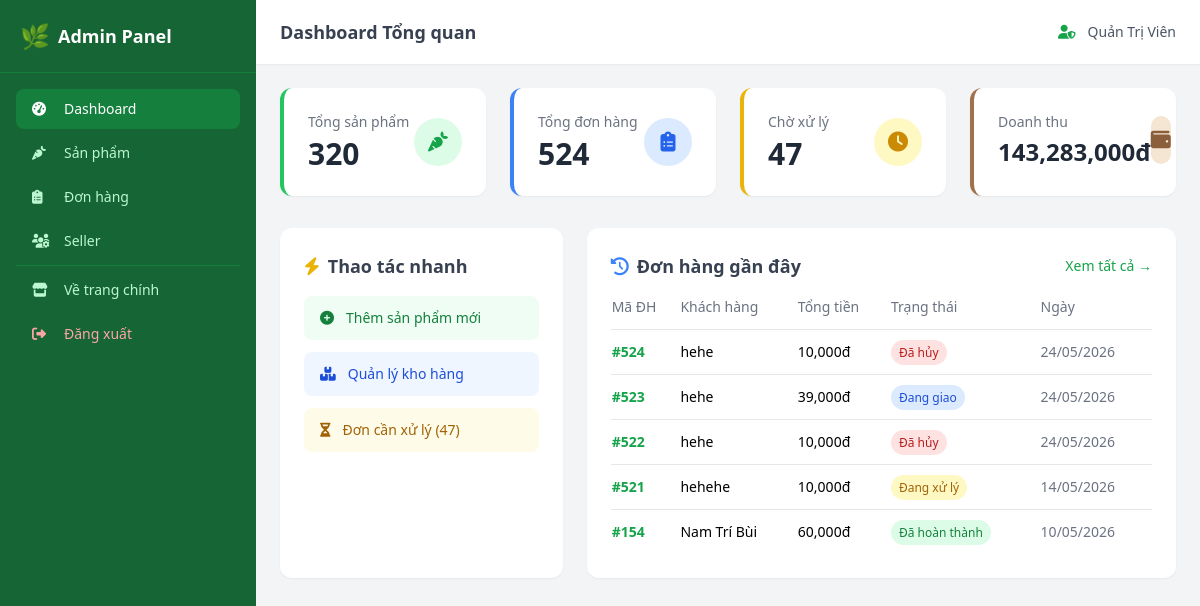
The page /admin (signed in) on the database its author committed.
### models.py (models this page shows, shortened)
class User(UserMixin, db.Model):
    __tablename__ = 'users'
    id = db.Column(db.Integer, primary_key=True)
    username = db.Column(db.String(80), unique=True, nullable=False, index=True)
    email = db.Column(db.String(120), unique=True, nullable=False, index=True)
    password_hash = db.Column(db.String(256), nullable=False)
    full_name = db.Column(db.String(150), nullable=False)
    phone = db.Column(db.String(20), nullable=True)
    address = db.Column(db.String(300), nullable=True)
    role = db.Column(db.String(20), nullable=False, default='buyer')  # 'admin' | 'seller' | 'buyer'
    is_active = db.Column(db.Boolean, default=True)
    created_at = db.Column(db.DateTime, default=datetime.utcnow)
    orders = db.relationship('Order', backref='customer', lazy='dynamic')
    products = db.relationship('Product', backref='seller', lazy='dynamic', foreign_keys='Product.seller_id')
    def is_admin(self):
        return self.role == 'admin'

class Order(db.Model):
    __tablename__ = 'orders'
    id = db.Column(db.Integer, primary_key=True)
    user_id = db.Column(db.Integer, db.ForeignKey('users.id'), nullable=False)
    order_date = db.Column(db.DateTime, default=datetime.utcnow)
    status = db.Column(db.String(30), nullable=False, default='Đang xử lý')
    total_amount = db.Column(db.Float, nullable=False, default=0)
    shipping_name = db.Column(db.String(150), nullable=False)
    shipping_phone = db.Column(db.String(20), nullable=False)
    shipping_address = db.Column(db.String(500), nullable=False)
    note = db.Column(db.Text, nullable=True)
    admin_confirmed_at = db.Column(db.DateTime, nullable=True)
    items = db.relationship('OrderItem', backref='order', lazy='joined', cascade='all, delete-orphan')
    payment = db.relationship('Payment', backref='order', uselist=False, cascade='all, delete-orphan')

### app.py (the view)
@app.route('/admin')
@admin_required
def admin_dashboard():
    total_products = Product.query.count()
    total_orders = Order.query.count()
    total_users = User.query.filter_by(role='buyer').count()
    total_sellers = User.query.filter_by(role='seller').count()
    pending_orders = Order.query.filter_by(status='Đang xử lý').count()
    recent_orders = Order.query.order_by(Order.order_date.desc()).limit(5).all()
    revenue = db.session.query(db.func.sum(Order.total_amount)).filter(
        Order.status != 'Đã hủy'
    ).scalar() or 0
    total_conversations = AIConversation.query.count()
    return render_template('admin/dashboard.html',
                           total_products=total_products,
                           total_orders=total_orders,
                           total_users=total_users,
                           total_sellers=total_sellers,
                           pending_orders=pending_orders,
                           recent_orders=recent_orders,
                           revenue=revenue,
                           total_conversations=total_conversations)

### app.py (called while the page is built)
@login_manager.user_loader
def load_user(user_id):
    return db.session.get(User, int(user_id))

def admin_required(f):
    @wraps(f)
    @login_required
    def decorated_function(*args, **kwargs):
        if not current_user.is_admin():
            abort(403)
        return f(*args, **kwargs)
    return decorated_function

@app.context_processor
def inject_cart_count():
    cart = session.get('cart', {})
    count = sum(item['quantity'] for item in cart.values())
    return dict(cart_count=count, image_url=build_image_url)

### templates/admin/dashboard.html (shortened to what this page needs)
{% extends 'admin/base_admin.html' %}
{% block page_title %}Dashboard Tổng quan{% endblock %}
{% block admin_content %}
<div class="grid grid-cols-1 sm:grid-cols-2 lg:grid-cols-4 gap-6 mb-8">
    <div class="bg-white rounded-xl shadow-sm p-6 border-l-4 border-green-brand-500">
        <div class="flex items-center justify-between">
            <div>
                <p class="text-sm text-gray-500">Tổng sản phẩm</p>
                <p class="text-3xl font-bold text-gray-800 mt-1">{{ total_products }}</p>
            </div>
            <div class="w-12 h-12 bg-green-brand-100 rounded-full flex items-center justify-center">
                <i class="fas fa-carrot text-green-brand-600 text-xl"></i>
            </div>
        </div>
    </div>
    <div class="bg-white rounded-xl shadow-sm p-6 border-l-4 border-blue-500">
        <div class="flex items-center justify-between">
            <div>
                <p class="text-sm text-gray-500">Tổng đơn hàng</p>
                <p class="text-3xl font-bold text-gray-800 mt-1">{{ total_orders }}</p>
            </div>
            <div class="w-12 h-12 bg-blue-100 rounded-full flex items-center justify-center">
                <i class="fas fa-clipboard-list text-blue-600 text-xl"></i>
            </div>
        </div>
    </div>
    <div class="bg-white rounded-xl shadow-sm p-6 border-l-4 border-yellow-500">
        <div class="flex items-center justify-between">
            <div>
                <p class="text-sm text-gray-500">Chờ xử lý</p>
                <p class="text-3xl font-bold text-gray-800 mt-1">{{ pending_orders }}</p>
            </div>
            <div class="w-12 h-12 bg-yellow-100 rounded-full flex items-center justify-center">
                <i class="fas fa-clock text-yellow-600 text-xl"></i>
            </div>
        </div>
    </div>
    <div class="bg-white rounded-xl shadow-sm p-6 border-l-4 border-earth-500">
        <div class="flex items-center justify-between">
            <div>
                <p class="text-sm text-gray-500">Doanh thu</p>
                <p class="text-2xl font-bold text-gray-800 mt-1">{{ "{:,.0f}".format(revenue) }}đ</p>
            </div>
            <div class="w-12 h-12 bg-earth-100 rounded-full flex items-center justify-center">
                <i class="fas fa-wallet text-earth-600 text-xl"></i>
            </div>
        </div>
    </div>
</div>
<div class="grid grid-cols-1 lg:grid-cols-3 gap-6">
    <div class="bg-white rounded-xl shadow-sm p-6">
        <h3 class="text-lg font-semibold text-gray-700 mb-4">
            <i class="fas fa-bolt text-yellow-500 mr-2"></i>Thao tác nhanh
        </h3>
        <div class="space-y-3">
            <a href="{{ url_for('admin_product_add') }}"
               class="flex items-center gap-3 px-4 py-3 bg-green-brand-50 text-green-brand-700 rounded-lg hover:bg-green-brand-100 transition font-medium text-sm">
                <i class="fas fa-plus-circle"></i> Thêm sản phẩm mới
            </a>
            <a href="{{ url_for('admin_products') }}"
               class="flex items-center gap-3 px-4 py-3 bg-blue-50 text-blue-700 rounded-lg hover:bg-blue-100 transition font-medium text-sm">
                <i class="fas fa-boxes-stacked"></i> Quản lý kho hàng
            </a>
            <a href="{{ url_for('admin_orders', status='Đang xử lý') }}"
               class="flex items-center gap-3 px-4 py-3 bg-yellow-50 text-yellow-700 rounded-lg hover:bg-yellow-100 transition font-medium text-sm">
                <i class="fas fa-hourglass-half"></i> Đơn cần xử lý ({{ pending_orders }})
            </a>
        </div>
    </div>
    <div class="bg-white rounded-xl shadow-sm p-6 lg:col-span-2">
        <div class="flex items-center justify-between mb-4">
            <h3 class="text-lg font-semibold text-gray-700">
                <i class="fas fa-clock-rotate-left text-blue-500 mr-2"></i>Đơn hàng gần đây
            </h3>
            <a href="{{ url_for('admin_orders') }}" class="text-sm text-green-brand-600 hover:underline">Xem tất cả →</a>
        </div>
        {% if recent_orders %}
        <div class="overflow-x-auto">
            <table class="w-full text-sm">
                <thead>
                    <tr class="text-left text-gray-500 border-b">
                        <th class="pb-3 font-medium">Mã ĐH</th>
                        <th class="pb-3 font-medium">Khách hàng</th>
                        <th class="pb-3 font-medium">Tổng tiền</th>
                        <th class="pb-3 font-medium">Trạng thái</th>
                        <th class="pb-3 font-medium">Ngày</th>
                    </tr>
                </thead>
                <tbody class="divide-y">
                    {% for order in recent_orders %}
                    <tr class="hover:bg-gray-50">
                        <td class="py-3">
                            <a href="{{ url_for('admin_order_detail', order_id=order.id) }}" class="text-green-brand-600 font-semibold hover:underline">#{{ order.id }}</a>
                        </td>
                        <td class="py-3">{{ order.shipping_name }}</td>
                        <td class="py-3 font-medium">{{ "{:,.0f}".format(order.total_amount) }}đ</td>
                        <td class="py-3">
                            {% if order.status == 'Đang xử lý' %}
                                <span class="px-2 py-1 bg-yellow-100 text-yellow-700 rounded-full text-xs font-medium">{{ order.status }}</span>
                            {% elif order.status == 'Đang giao' %}
                                <span class="px-2 py-1 bg-blue-100 text-blue-700 rounded-full text-xs font-medium">{{ order.status }}</span>
                            {% elif order.status == 'Đã hoàn thành' %}
                                <span class="px-2 py-1 bg-green-100 text-green-700 rounded-full text-xs font-medium">{{ order.status }}</span>
                            {% else %}
                                <span class="px-2 py-1 bg-red-100 text-red-700 rounded-full text-xs font-medium">{{ order.status }}</span>
                            {% endif %}
                        </td>
                        <td class="py-3 text-gray-500">{{ order.order_date.strftime('%d/%m/%Y') }}</td>
                    </tr>
                    {% endfor %}
                </tbody>
            </table>
        </div>
        {% else %}
        <div class="text-center py-8 text-gray-400">
            <i class="fas fa-inbox text-4xl mb-2"></i>
            <p>Chưa có đơn hàng nào</p>
        </div>
        {% endif %}
    </div>
</div>
{% endblock %}

### templates/admin/base_admin.html (shortened to what this page needs)
<!DOCTYPE html>
<html lang="vi">
<head>
    <script src="https://cdn.tailwindcss.com"></script>
    <link rel="stylesheet" href="https://cdnjs.cloudflare.com/ajax/libs/font-awesome/6.5.0/css/all.min.css">
</head>
<body class="bg-gray-100 min-h-screen">
    <div class="flex min-h-screen">
        <aside id="sidebar" class="w-64 bg-green-brand-800 text-white flex-shrink-0 hidden lg:block">
            <div class="p-5 border-b border-green-brand-700">
                <a href="{{ url_for('admin_dashboard') }}" class="flex items-center gap-2">
                    <span class="text-2xl">🌿</span>
                    <span class="text-lg font-bold">Admin Panel</span>
                </a>
            </div>
            <nav class="p-4 space-y-1">
                <a href="{{ url_for('admin_dashboard') }}"
                   class="flex items-center gap-3 px-4 py-2.5 rounded-lg text-sm font-medium
                   {% if request.endpoint == 'admin_dashboard' %}bg-green-brand-700 text-white{% else %}text-green-brand-200 hover:bg-green-brand-700 hover:text-white{% endif %} transition">
                    <i class="fas fa-tachometer-alt w-5"></i> Dashboard
                </a>
                <a href="{{ url_for('admin_products') }}"
                   class="flex items-center gap-3 px-4 py-2.5 rounded-lg text-sm font-medium
                   {% if 'product' in request.endpoint %}bg-green-brand-700 text-white{% else %}text-green-brand-200 hover:bg-green-brand-700 hover:text-white{% endif %} transition">
                    <i class="fas fa-carrot w-5"></i> Sản phẩm
                </a>
                <a href="{{ url_for('admin_orders') }}"
                   class="flex items-center gap-3 px-4 py-2.5 rounded-lg text-sm font-medium
                   {% if 'order' in request.endpoint %}bg-green-brand-700 text-white{% else %}text-green-brand-200 hover:bg-green-brand-700 hover:text-white{% endif %} transition">
                    <i class="fas fa-clipboard-list w-5"></i> Đơn hàng
                </a>
                <a href="{{ url_for('admin_sellers') }}"
                   class="flex items-center gap-3 px-4 py-2.5 rounded-lg text-sm font-medium
                   {% if 'seller' in request.endpoint %}bg-green-brand-700 text-white{% else %}text-green-brand-200 hover:bg-green-brand-700 hover:text-white{% endif %} transition">
                    <i class="fas fa-users-cog w-5"></i> Seller
                </a>
                <hr class="border-green-brand-700 my-3">
                <a href="{{ url_for('index') }}"
                   class="flex items-center gap-3 px-4 py-2.5 rounded-lg text-sm font-medium text-green-brand-200 hover:bg-green-brand-700 hover:text-white transition">
                    <i class="fas fa-store w-5"></i> Về trang chính
                </a>
                <a href="{{ url_for('logout') }}"
                   class="flex items-center gap-3 px-4 py-2.5 rounded-lg text-sm font-medium text-red-300 hover:bg-red-600 hover:text-white transition">
                    <i class="fas fa-sign-out-alt w-5"></i> Đăng xuất
                </a>
            </nav>
        </aside>
        <div class="flex-1 flex flex-col">
            <header class="bg-white shadow-sm h-16 flex items-center justify-between px-6">
                <h2 class="text-lg font-semibold text-gray-700">{% block page_title %}Dashboard{% endblock %}</h2>
                <div class="flex items-center gap-3 text-sm text-gray-600">
                    <i class="fas fa-user-shield text-green-brand-600"></i>
                    <span>{{ current_user.full_name }}</span>
                </div>
            </header>
            <main class="flex-1 p-6">
                {% block admin_content %}{% endblock %}
            </main>
        </div>
    </div>
</body>
</html>

### rows shown on the page
User: full_name "Quản Trị Viên"
Order: id "524", shipping_name "hehe", total_amount "10,000", status "Đã hủy", order_date "24/05/2026"
Order: id "523", shipping_name "hehe", total_amount "39,000", status "Đang giao", order_date "24/05/2026"
Order: id "522", shipping_name "hehe", total_amount "10,000", status "Đã hủy", order_date "24/05/2026"
Order: id "521", shipping_name "hehehe", total_amount "10,000", status "Đang xử lý", order_date "14/05/2026"
Order: id "154", shipping_name "Nam Trí Bùi", total_amount "60,000", status "Đã hoàn thành", order_date "10/05/2026"

### other values the page prints
{{ total_products }} "320"
{{ total_orders }} "524"
{{ pending_orders }} "47"
{{ "{:,.0f}".format(revenue) }} "143,283,000"
